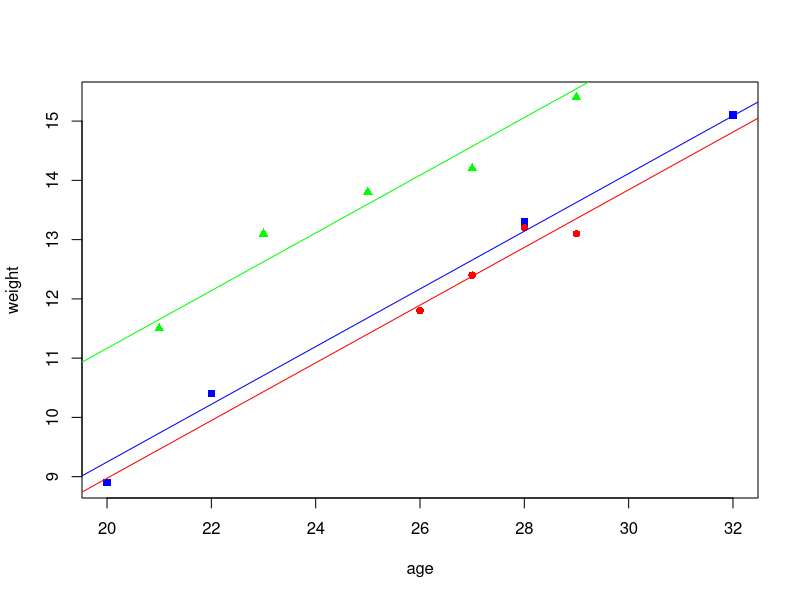

Write R code to recreate this figure.

#We begin by calling the data for handout 11
library("readxl")
setwd("C:/Users/aneath/iCloudDrive/Lexar/stat581 fall2021")

h11.data = read_excel("handout11data.xlsx")
str(h11.data)

#We will use the package lsmeans for computing least squares means in Analysis of Covariance
library("lsmeans")

#We will use the package car (companion to applied regression) for computing partial sums of squares
library("car")

#Example 11.1
#Data is collected to investigate the effect of origin on the weight of a turkey, with age used as a covariate.
origin = as.factor(na.omit(h11.data$origin))
age = na.omit(h11.data$age)
weight = na.omit(h11.data$weight)

#We fit an ANCOVA model using the following code. lm is an abbreviation for linear model.
ancova.mod = lm(weight ~ age + origin)

#The anova command creates a table with sequential sums of squares. 
#The summary command displays the parameter estimates.
anova(ancova.mod)
summary(ancova.mod)

#The default parameterization in R does not match that from our notes. 
#Use the following commands to compute the intercepts and slope for each regression function.
#We will least squares means later to complete the re-parameterization
intercept.g = coef(ancova.mod)[1]
intercept.v = coef(ancova.mod)[1]+coef(ancova.mod)[3]
intercept.w = coef(ancova.mod)[1]+coef(ancova.mod)[4]
slope = coef(ancova.mod)[2]

#The following code creates a display of the regression line estimates
intercepts = c(intercept.g,intercept.v,intercept.w)
slopes = c(slope,slope,slope)
reg.functions = matrix(c(intercepts,slopes),nrow = 3)
dimnames(reg.functions)=list(c("georgia","virginia","wisconsin"),c("intercept","slope")) 
reg.functions

#Here is the code for creating a scatterplot of weight against age grouped by origin. 
#The command plot initiates the scatterplot, and creates the plot for origin = "g". 
#The command points adds the plots for the other origin levels. 
#The command abline includes the estimated regression functions.
#The options are set so that the range of the plot will include all data points, 
#and so that the labels, coloring, and symbols make the plot easy to read. 
plot(age[origin == 'g'], weight[origin == 'g'], xlab='age',
     ylab='weight', pch=15, col='blue',xlim = c(min(age),max(age)),ylim = c(min(weight),max(weight)))
points(age[origin == 'v'], weight[origin == 'v'], pch=16, col='red')
points(age[origin == 'w'], weight[origin == 'w'], pch=17, col='green')

abline(intercept.g,slope,col='blue')
abline(intercept.v,slope,col='red')
abline(intercept.w,slope,col='green')


#The following code is one option for computing sample means by group. Each call produces 2 columns. 
#The first column is the group level, the second column is the sample mean by group. 
#Since we need only one column for group level, the second call returns only the sample mean column. 
#The result is a table with origin levels, and sample means for age and weight. 
xbar.origin = aggregate(age, by=list(origin), FUN=mean)
ybar.origin = aggregate(weight, by=list(origin), FUN=mean)[2]
means.table = cbind(xbar.origin,ybar.origin)
colnames(means.table) = c("origin","age.mean","weight.mean")
means.table

#The overall mean for the covariate age will determine the adjustment to the response sample means
mean(age)

#Here is the code for computing least squares means and performing pairwise comparisons on the adjusted means. 
lsmeans(ancova.mod,pairwise ~ origin,adjust="none")


#Here is the R code for fitting an ANOVA model. 
#We are using the lm function (linear model) to illustrate the connection to ANCOVA. 
#The covariate is not included in the model and thus plays no role in the analysis. 
#Note how differences in origins are missed when the covariate information is not included.
a.mod = lm(weight ~ origin)
anova(a.mod)



#Example 11.2
#An experiment is conducted to investigate the effects of temperature and pressure on the yield of a chemical reaction. 
#Two levels of each factor are considered, but missing values prevent the running of a full factorial.

A = as.factor(na.omit(h11.data$temperature))
B = as.factor(na.omit(h11.data$pressure))
y = na.omit(h11.data$yield)

#Display the observed values
unbalanced.data = matrix(c(A,B,y),ncol = 3)
colnames(unbalanced.data) = c("temp","press","yield")
print(unbalanced.data)

#Note that the sample sizes at treatment combinations are not equal
xtabs(~ A+B)

#fit the ANOVA model using the lm command. A,B are factor variables
unbalanced.mod = lm(y ~ A+B)

#the anova call tests A,B effects sequentially. 
#sum of squares displayed are R(A) and R(B|A)
anova(unbalanced.mod)
Anova(unbalanced.mod,type=2)

#Note how the parameter estimates represent partial effects
dummy.coef(unbalanced.mod)

#Let's investigate extra sum of squares further by fitting reduced models
a.mod = lm(y~A)
b.mod = lm(y~B)

#For these models, the parameter estimates represent marginal effects
dummy.coef(a.mod)
dummy.coef(b.mod)

#Here are the respective fitted values
predict(unbalanced.mod)
predict(a.mod)
predict(b.mod)

#Here we can fine the marginal sums of squares
anova(a.mod)
anova(b.mod)
